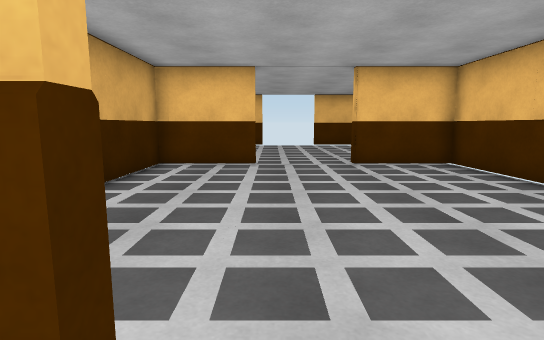
view 1 (above)

12 first-person views from a walk through a scene from a Unity 3-D project. The camera is 1.2 m above the floor, tilts 8° down and sees 80° across. The floor is counted in squares, 1 m on a side. Each view is taken from the middle of a square. On the plan, view 1 faces up. The plan holds only what a view shows up to about 14 squares ahead; the rest is blank. The place goes on beyond the plan.

view 2
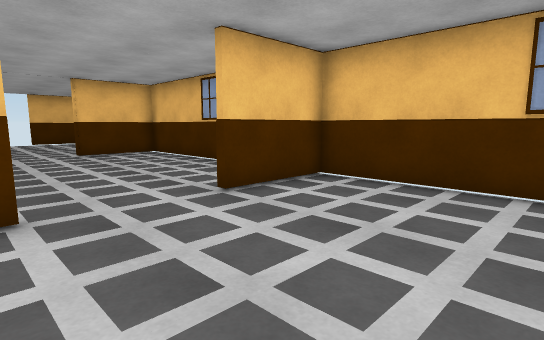

view 3
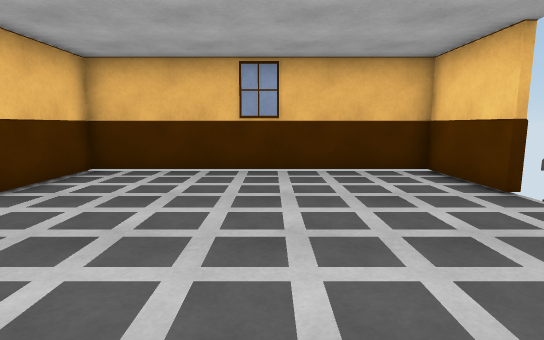

view 4
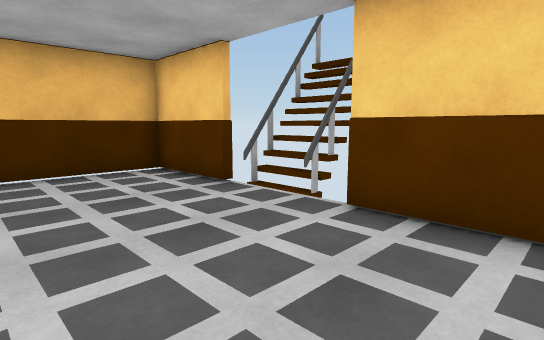

view 5
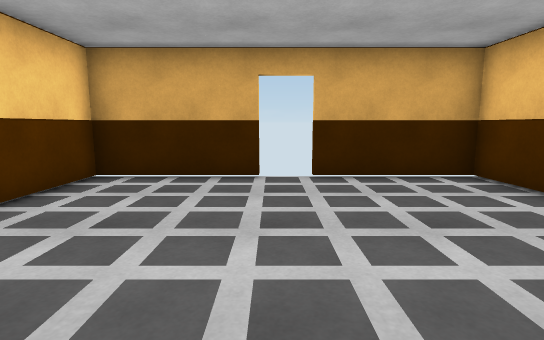

view 6
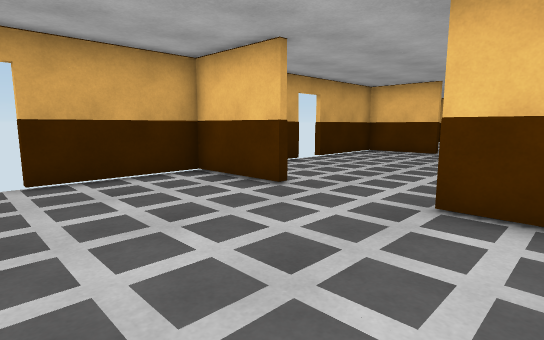

view 7
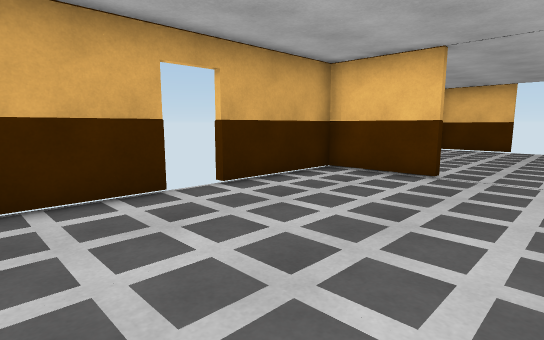

view 8
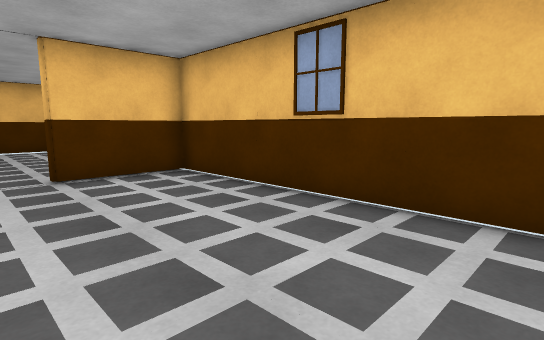

view 9
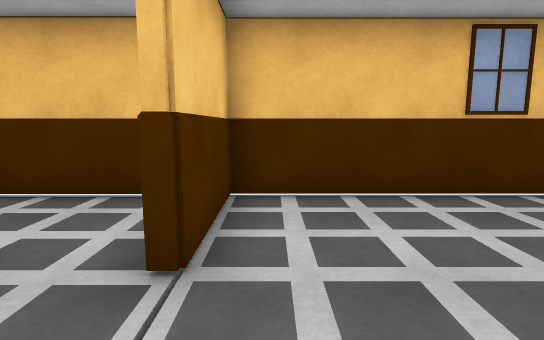

view 10
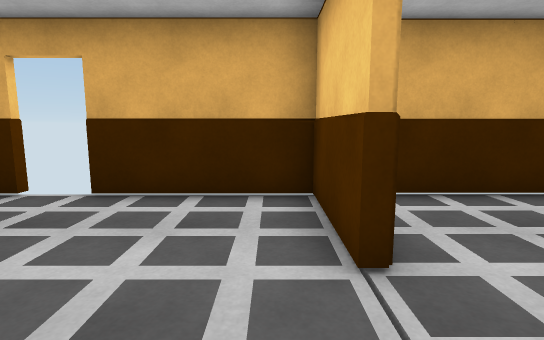

view 11
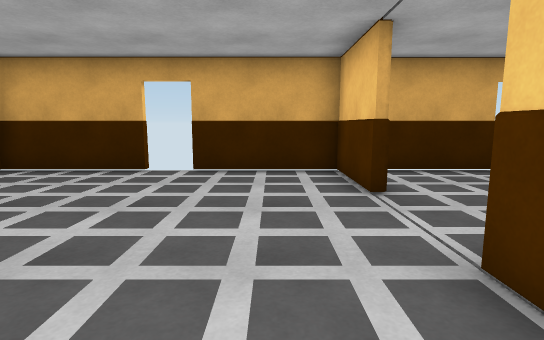

view 12
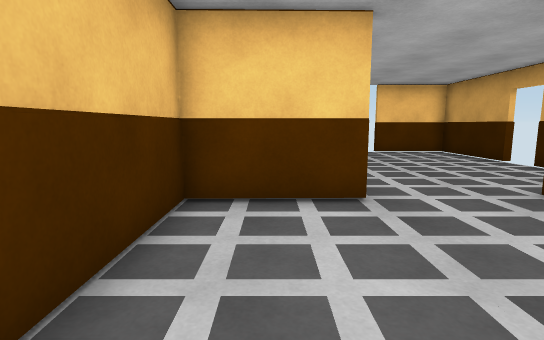

### Floor plan
Ten units are one square. View 1 is at (0, 0); x grows to the right and y downward. Boxes are objects, and circles mark ways between rooms. Rooms are numbered by the first view taken in them; rooms with no view inside come last. Other rooms are left out.
<svg viewBox="-39 -130 98 216">
<path fill="none" stroke="#000" d="M-5 -7 -34 -6 -34 31M-34 42 -34 81 -5 81M24 81 54 81 54 -8 24 -8M-5 -101 -5 -97 -34 -97 -34 -59M-34 -48 -34 -9M24 -9 54 -10 54 -97 24 -97M54 -110 54 -125M-34 -125 -34 -110"/>
<circle cx="10" cy="-13" r="3" fill="#2a7"/>
<text x="10" y="30">1</text>
<text x="10" y="-60">2</text>
</svg>
Room 1 opens to room 2.

Where each view was taken, in squares from view 1:
view 1: 0 up, 0 right, facing up
view 2: 4 down, 1 left, facing up-right
view 3: 4 down, 3 left, facing right
view 4: 4 down, 3 left, facing down-right
view 5: 4 down, 4 right, facing left
view 6: 4 down, 4 right, facing up-left
view 7: 2 up, 2 right, facing up-left
view 8: 2 up, 1 right, facing up-right
view 9: 9 up, 0 right, facing right
view 10: 9 up, 2 right, facing left
view 11: 8 up, 5 right, facing left
view 12: 6 up, 4 right, facing down
